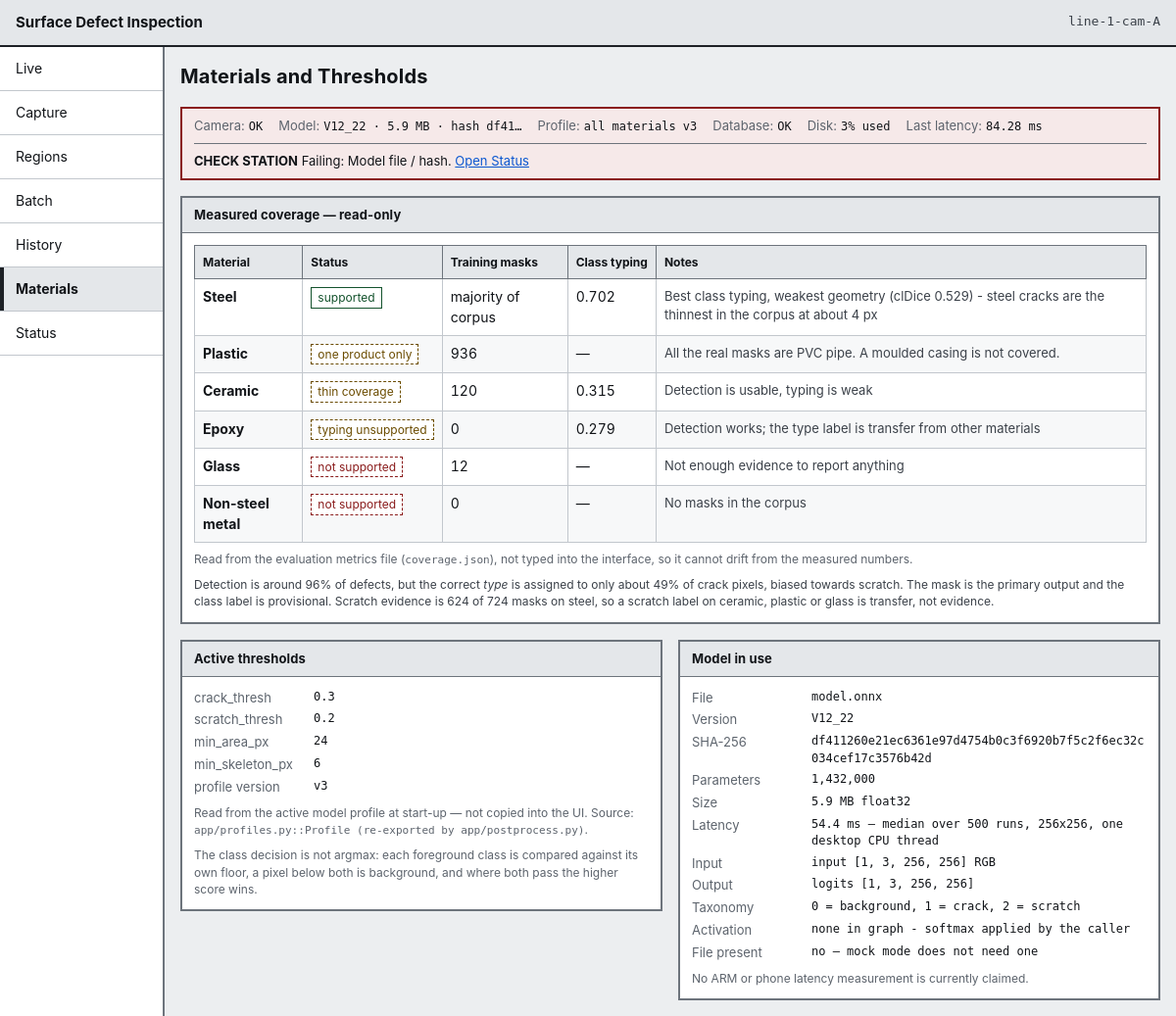
The page /materials on the database its author committed.
### tables this page shows
CREATE TABLE station (
    station_id    INTEGER PRIMARY KEY AUTOINCREMENT,
    station_code  TEXT NOT NULL UNIQUE,
    line_code     TEXT NOT NULL,
    mm_per_pixel  REAL,               -- NULL until the station is calibrated
    camera_status TEXT NOT NULL DEFAULT 'ok',
    created_at    TEXT NOT NULL
);

CREATE TABLE model_version (
    model_version_id INTEGER PRIMARY KEY AUTOINCREMENT,
    file_name        TEXT NOT NULL,
    version          TEXT NOT NULL,
    artefact_sha256  TEXT NOT NULL UNIQUE,
    parameter_count  INTEGER,
    size_mb          REAL,
    precision        TEXT,
    latency_ms       REAL,
    created_at       TEXT NOT NULL,
    is_active        INTEGER NOT NULL DEFAULT 0 CHECK (is_active IN (0, 1))
);

CREATE TABLE inspection (
    inspection_id      INTEGER PRIMARY KEY AUTOINCREMENT,
    station_id         INTEGER NOT NULL REFERENCES station (station_id),
    profile_id         INTEGER NOT NULL REFERENCES profile (profile_id),
    model_version_id   INTEGER NOT NULL REFERENCES model_version (model_version_id),
    material_id        INTEGER REFERENCES material (material_id),
    batch_run_id       INTEGER REFERENCES batch_run (batch_run_id),
    image_sha256       TEXT,
    product_id         TEXT,
    captured_at        TEXT NOT NULL,
    processed_at       TEXT NOT NULL,
    status             TEXT NOT NULL CHECK (status IN (
                           'regions_found', 'clean',
                           'acquisition_failure', 'processing_failure')),
    region_count       INTEGER NOT NULL DEFAULT 0,
    latency_ms         REAL,
    source_image_path  TEXT,
    overlay_image_path TEXT,
    error_code         TEXT,
    error_message      TEXT
);

CREATE TABLE material (
    material_id    INTEGER PRIMARY KEY AUTOINCREMENT,
    material_code  TEXT NOT NULL UNIQUE,
    material_name  TEXT NOT NULL,
    support_status TEXT NOT NULL CHECK (support_status IN (
                       'supported', 'one_product_only', 'thin_coverage',
                       'typing_unsupported', 'not_supported', 'under_evaluation')),
    notes          TEXT
);

CREATE TABLE profile (
    profile_id          INTEGER PRIMARY KEY AUTOINCREMENT,
    material_id         INTEGER REFERENCES material (material_id),
    version_no          INTEGER NOT NULL,
    crack_threshold     REAL NOT NULL,
    scratch_threshold   REAL NOT NULL,
    minimum_area_px     INTEGER NOT NULL,
    minimum_skeleton_px INTEGER NOT NULL,
    created_at          TEXT NOT NULL,
    is_active           INTEGER NOT NULL DEFAULT 0 CHECK (is_active IN (0, 1)),
    UNIQUE (material_id, version_no)
);

### app/routes/pages.py (the view)
@router.get("/materials", response_class=HTMLResponse)
def materials(
    request: Request,
    conn: sqlite3.Connection = Depends(get_db),
    settings: Settings = Depends(settings_dep),
) -> HTMLResponse:
    context = _base_context(request, conn, settings, "materials")
    context.update(
        {
            "materials": material_service.coverage(conn, settings),
            "thresholds": material_service.thresholds(conn),
            "model": material_service.model_info(conn, settings),
            "overall": material_service.overall_metrics(settings),
            "metrics_source": str(settings.metrics_file),
        }
    )
    return _templates(request).TemplateResponse(request, "materials.html", context)

### app/templates/materials.html (shortened to what this page needs)
{% extends "base.html" %}
{% block heading %}Materials and Thresholds{% endblock %}
{% block content %}
<section class="panel" aria-labelledby="coverage-heading">
  <h2 class="panel__title" id="coverage-heading">Measured coverage &mdash; read-only</h2>
  <div class="table-scroll">
    <table class="table">
      <thead>
        <tr>
          <th scope="col">Material</th>
          <th scope="col">Status</th>
          <th scope="col">Training masks</th>
          <th scope="col">Class typing</th>
          <th scope="col">Notes</th>
        </tr>
      </thead>
      <tbody>
        {% for material in materials %}
        <tr>
          <th scope="row">{{ material.material_name }}</th>
          <td><span class="status status--support-{{ material.support_status }}">{{ material.support_label }}</span></td>
          <td class="num">{{ material.training_masks_display }}</td>
          <td class="num">{% if material.class_typing is not none %}{{ material.class_typing }}{% else %}&mdash;{% endif %}</td>
          <td class="cell-notes">{{ material.notes }}</td>
        </tr>
        {% endfor %}
      </tbody>
    </table>
  </div>
  <p class="note note--quiet">
    Read from the evaluation metrics file (<span class="mono">{{ metrics_source|split_last }}</span>), not typed into the interface,
    so it cannot drift from the measured numbers.
  </p>
  {% if overall %}
  <p class="note">
    Detection is around {{ (overall.detection_rate * 100)|round|int }}% of defects, but the correct
    <em>type</em> is assigned to only about {{ (overall.crack_pixel_typing * 100)|round|int }}% of crack pixels,
    biased towards {{ overall.typing_bias }}. The mask is the primary output and the class label is provisional.
    Scratch evidence is {{ overall.scratch_evidence_steel_masks }} of {{ overall.scratch_evidence_total_masks }} masks on steel,
    so a scratch label on ceramic, plastic or glass is transfer, not evidence.
  </p>
  {% endif %}
</section>
<div class="two-column">
  <section class="panel" aria-labelledby="thresholds-heading">
    <h2 class="panel__title" id="thresholds-heading">Active thresholds</h2>
    <dl class="datalist datalist--mono">
      <dt>crack_thresh</dt><dd>{{ thresholds.stored.crack_threshold }}</dd>
      <dt>scratch_thresh</dt><dd>{{ thresholds.stored.scratch_threshold }}</dd>
      <dt>min_area_px</dt><dd>{{ thresholds.stored.minimum_area_px }}</dd>
      <dt>min_skeleton_px</dt><dd>{{ thresholds.stored.minimum_skeleton_px }}</dd>
      <dt>profile version</dt><dd>v{{ thresholds.stored.version_no }}</dd>
    </dl>
    <p class="note note--quiet">
      Read from the active model profile at start-up &mdash; not copied into the UI.
      Source: <span class="mono">{{ thresholds.source }}</span>.
    </p>
    <p class="note note--quiet">
      The class decision is not argmax: each foreground class is compared against its own floor,
      a pixel below both is background, and where both pass the higher score wins.
    </p>
  </section>
  <section class="panel" aria-labelledby="model-heading">
    <h2 class="panel__title" id="model-heading">Model in use</h2>
    <dl class="datalist datalist--mono">
      <dt>File</dt><dd class="break">{{ model.file_name }}</dd>
      <dt>Version</dt><dd>{{ model.version }}</dd>
      <dt>SHA-256</dt><dd class="break">{{ model.artefact_sha256 }}</dd>
      <dt>Parameters</dt><dd>{{ model.parameter_count|number }}</dd>
      <dt>Size</dt><dd>{{ model.size_mb }} MB {{ model.precision }}</dd>
      <dt>Latency</dt><dd>{{ model.latency_ms }} ms &mdash; {{ model.latency_conditions }}</dd>
      <dt>Input</dt><dd>{{ model.input_name }} {{ model.input_shape }} {{ model.channel_order }}</dd>
      <dt>Output</dt><dd>{{ model.output_name }} {{ model.output_shape }}</dd>
      <dt>Taxonomy</dt><dd>{{ model.output_taxonomy|join(", ") }}</dd>
      <dt>Activation</dt><dd>{{ model.activation }}</dd>
      <dt>File present</dt><dd>{% if model.file_present %}yes &mdash; verified at load{% else %}no &mdash; mock mode does not need one{% endif %}</dd>
    </dl>
    <p class="note note--quiet">{{ model.arm_note }}</p>
  </section>
</div>
{% endblock %}

### app/templates/base.html (shortened to what this page needs)
<!DOCTYPE html>
<html lang="en">
<head>
  <link rel="stylesheet" href="/static/css/base.css">
  <link rel="stylesheet" href="/static/css/layout.css">
  <link rel="stylesheet" href="/static/css/components.css">
  <link rel="stylesheet" href="/static/css/responsive.css">
</head>
<body data-screen="{{ active }}">
  <header class="app-bar">
    <span class="app-bar__title">{{ app_title }}</span>
    <span class="app-bar__station" title="Station">{{ station }}</span>
  </header>
  <div class="shell">
    {% include "partials/navigation.html" %}
    <main id="main" class="main" tabindex="-1">
      <div class="page-header">
        <h1 class="page-header__title">{% block heading %}{% endblock %}</h1>
      </div>
      {% if health is defined %}{% include "partials/health_strip.html" %}{% endif %}
      {% block content %}{% endblock %}
    </main>
  </div>
</body>
</html>

### app/templates/partials/health_strip.html (shortened to what this page needs)
<section class="strip strip--{{ health.overall }}" aria-label="Station health">
  <ul class="strip__items">
    <li class="strip__item">
      <span class="strip__key">Camera</span>
      <span class="strip__value">{{ health.camera.state_label }}</span>
    </li>
    <li class="strip__item">
      <span class="strip__key">Model</span>
      <span class="strip__value">{{ health.model_version }}{% if health.model_size_mb %} &middot; {{ health.model_size_mb }} MB{% endif %} &middot; hash {{ health.model_sha_short }}</span>
    </li>
    <li class="strip__item">
      <span class="strip__key">Profile</span>
      <span class="strip__value">{{ health.profile_label }}{% if health.profile_version %} v{{ health.profile_version }}{% endif %}</span>
    </li>
    <li class="strip__item">
      <span class="strip__key">Database</span>
      <span class="strip__value">{{ health.database.state_label }}</span>
    </li>
    <li class="strip__item">
      <span class="strip__key">Disk</span>
      <span class="strip__value">{{ health.disk_value or health.disk.state_label }}</span>
    </li>
    <li class="strip__item">
      <span class="strip__key">Last latency</span>
      <span class="strip__value">{% if health.latency_ms %}{{ health.latency_ms }} ms{% else %}&mdash;{% endif %}</span>
    </li>
  </ul>
  {% if health.overall != "ok" %}
  <p class="strip__alert">
    <strong>{{ health.overall_label }}</strong>
    {% if health.failing %}Failing: {{ health.failing|join(", ") }}.{% endif %}
    <a href="/status">Open Status</a>
  </p>
  {% endif %}
</section>

### app/static/css/base.css (style rules this page uses)
:root { --ink: #111418; --ink-2: #3b4149; --ink-3: #5d646d; --paper: #ffffff; --bg: #eceef0; --panel-head: #e4e7ea; --line: #6d747c; --line-soft: #c2c7cd; --line-hard: #1d2126; --crack: #c62828; --scratch: #1565c0; --alert: #8a1c1c; --alert-bg: #f6e9e9; --warn: #6b4c00; --warn-bg: #f7f0dc; --ok: #14532d; --ok-bg: #e9f1ea; --focus: #0b57d0; --sp-1: 4px; --sp-2: 8px; --sp-3: 12px; --sp-4: 16px; --sp-5: 24px; --sp-6: 32px; --touch: 44px; --font: -apple-system, BlinkMacSystemFont, "Segoe UI", Roboto, "Helvetica Neue", Arial, sans-serif; --mono: ui-monospace, "DejaVu Sans Mono", "SFMono-Regular", Menlo, Consolas, monospace; }
*, *::before, *::after { box-sizing: border-box; }
html { -webkit-text-size-adjust: 100%; }
body { margin: 0; background: var(--bg); color: var(--ink); font-family: var(--font); font-size: 15px; line-height: 1.45; }
h1, h2, h3 { margin: 0; font-weight: 700; letter-spacing: 0.01em; }
h1 { font-size: 20px; }
h2 { font-size: 15px; }
p { margin: 0 0 var(--sp-3); }
p:last-child { margin-bottom: 0; }
a { color: var(--focus); }
code, .mono { font-family: var(--mono); font-size: 0.92em; }
.break { word-break: break-all; }
.num { text-align: right; font-variant-numeric: tabular-nums; }

### app/static/css/layout.css (style rules this page uses)
.app-bar { display: flex; justify-content: space-between; align-items: center; gap: var(--sp-3); background: var(--panel-head); border-bottom: 2px solid var(--line-hard); padding: var(--sp-3) var(--sp-4); }
.app-bar__title { font-weight: 700; font-size: 15px; }
.app-bar__station { font-family: var(--mono); font-size: 13px; color: var(--ink-2); }
.shell { display: grid; grid-template-columns: 168px minmax(0, 1fr); align-items: start; min-height: calc(100vh - 49px); }
.main { padding: var(--sp-4); min-width: 0; display: flex; flex-direction: column; gap: var(--sp-4); }
.page-header { display: flex; flex-wrap: wrap; gap: var(--sp-3); justify-content: space-between; align-items: center; }
.two-column { display: grid; grid-template-columns: repeat(auto-fit, minmax(320px, 1fr)); gap: var(--sp-4); align-items: start; }

### app/static/css/components.css (style rules this page uses)
.panel { background: var(--paper); border: 2px solid var(--line); padding: var(--sp-3); }
.panel__title { margin: calc(var(--sp-3) * -1) calc(var(--sp-3) * -1) var(--sp-3); padding: var(--sp-2) var(--sp-3); background: var(--panel-head); border-bottom: 1px solid var(--line); font-size: 13px; text-transform: none; }
.strip { background: var(--paper); border: 2px solid var(--line); padding: var(--sp-2) var(--sp-3); font-size: 13px; }
.strip--failed { border-color: var(--alert); background: var(--alert-bg); }
.strip__items { list-style: none; margin: 0; padding: 0; display: flex; flex-wrap: wrap; gap: var(--sp-2) var(--sp-4); }
.strip__item { display: flex; gap: var(--sp-1); align-items: baseline; }
.strip__key { color: var(--ink-3); }
.strip__key::after { content: ":"; }
.strip__value { font-family: var(--mono); font-size: 12px; }
.strip__alert { margin: var(--sp-2) 0 0; padding-top: var(--sp-2); border-top: 1px solid var(--line); }
.table-scroll { overflow-x: auto; }
.table { width: 100%; border-collapse: collapse; font-size: 14px; }
.table th, .table td { border: 1px solid var(--line-soft); padding: var(--sp-2); text-align: left; vertical-align: top; }
.table thead th { background: var(--panel-head); border-color: var(--line); font-size: 12px; white-space: nowrap; }
.table tbody tr:nth-child(even) { background: #f7f8f9; }
.cell-notes { color: var(--ink-2); font-size: 13px; }
.status { display: inline-block; padding: 1px 6px; border: 1px solid var(--line); background: var(--paper); font-size: 12px; white-space: nowrap; }
.status--support-supported { border-color: var(--ok); color: var(--ok); }
.status--support-one_product_only, .status--support-thin_coverage, .status--support-typing_unsupported { border-color: var(--warn); color: var(--warn); border-style: dashed; }
.status--support-not_supported { border-color: var(--alert); color: var(--alert); border-style: dashed; }
.datalist { display: grid; grid-template-columns: minmax(110px, auto) minmax(0, 1fr); gap: var(--sp-1) var(--sp-3); margin: 0; font-size: 13px; }
.datalist dt { color: var(--ink-3); }
.datalist dd { margin: 0; }
.datalist--mono dd { font-family: var(--mono); font-size: 12px; }
.note { font-size: 12px; color: var(--ink-2); margin: var(--sp-2) 0 0; }
.note--quiet { color: var(--ink-3); }

### rows shown on the page
station: station_code "line-1-cam-A"
model_version: model_version "V12_22", model_size_mb "5.9", file_name "model.onnx", version "V12_22", artefact_sha256 "df411260e21ec6361e97d4754b0c3f6920b7f5c2f6ec32c034cef17c3576b42d", parameter_count|number "1,432,000", size_mb "5.9", precision "float32", latency_ms "54.4"
inspection: latency_ms "84.28"
material: material_name "Steel", support_label "supported", training_masks_display "majority of corpus", class_typing "0.702", notes "Best class typing, weakest geometry (clDice 0.529) - steel cracks are the thinnest in the corpus at about 4 px"
material: material_name "Plastic", support_label "one product only", training_masks_display "936", notes "All the real masks are PVC pipe. A moulded casing is not covered."
material: material_name "Ceramic", support_label "thin coverage", training_masks_display "120", class_typing "0.315", notes "Detection is usable, typing is weak"
material: material_name "Epoxy", support_label "typing unsupported", training_masks_display "0", class_typing "0.279", notes "Detection works; the type label is transfer from other materials"
material: material_name "Glass", support_label "not supported", training_masks_display "12", notes "Not enough evidence to report anything"
material: material_name "Non-steel metal", support_label "not supported", training_masks_display "0", notes "No masks in the corpus"
profile: stored.crack_threshold "0.3", stored.scratch_threshold "0.2", stored.minimum_area_px "24", stored.minimum_skeleton_px "6", stored.version_no "3"

### other values the page prints
{{ app_title }} "Surface Defect Inspection"
{{ item.label }} "Live" "Capture" "Regions" "Batch" "History" "Materials" "Status"
{{ health.camera.state_label }} "OK"
{{ health.model_sha_short }} "df41…"
{{ health.profile_label }} "all materials"
{{ health.profile_version }} "3"
{{ health.database.state_label }} "OK"
{{ health.disk_value or health.disk.state_label }} "3% used"
{{ health.overall_label }} "CHECK STATION"
{{ health.failing|join(", ") }} "Model file / hash"
{{ metrics_source|split_last }} "coverage.json"
{{ (overall.detection_rate * 100)|round|int }} "96"
{{ (overall.crack_pixel_typing * 100)|round|int }} "49"
{{ overall.typing_bias }} "scratch"
{{ overall.scratch_evidence_steel_masks }} "624"
